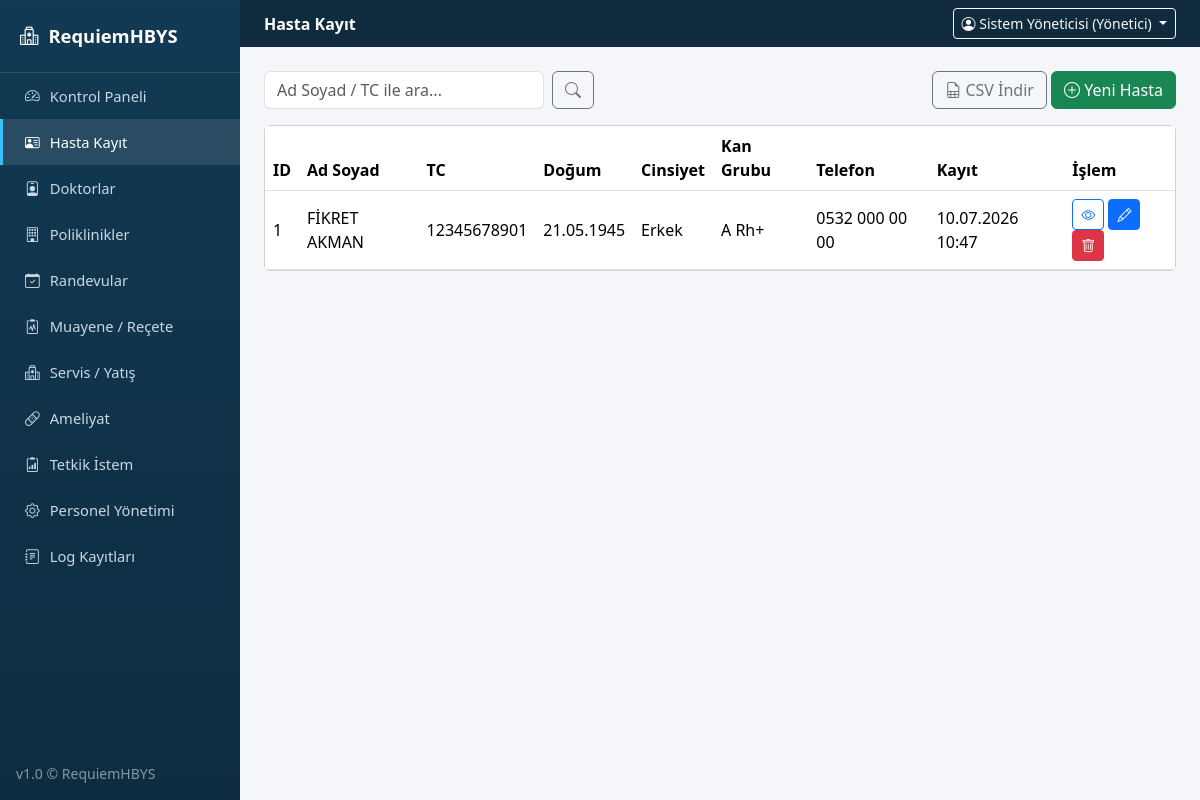
/hastalar (signed in), run on an earlier commit of the app's database.
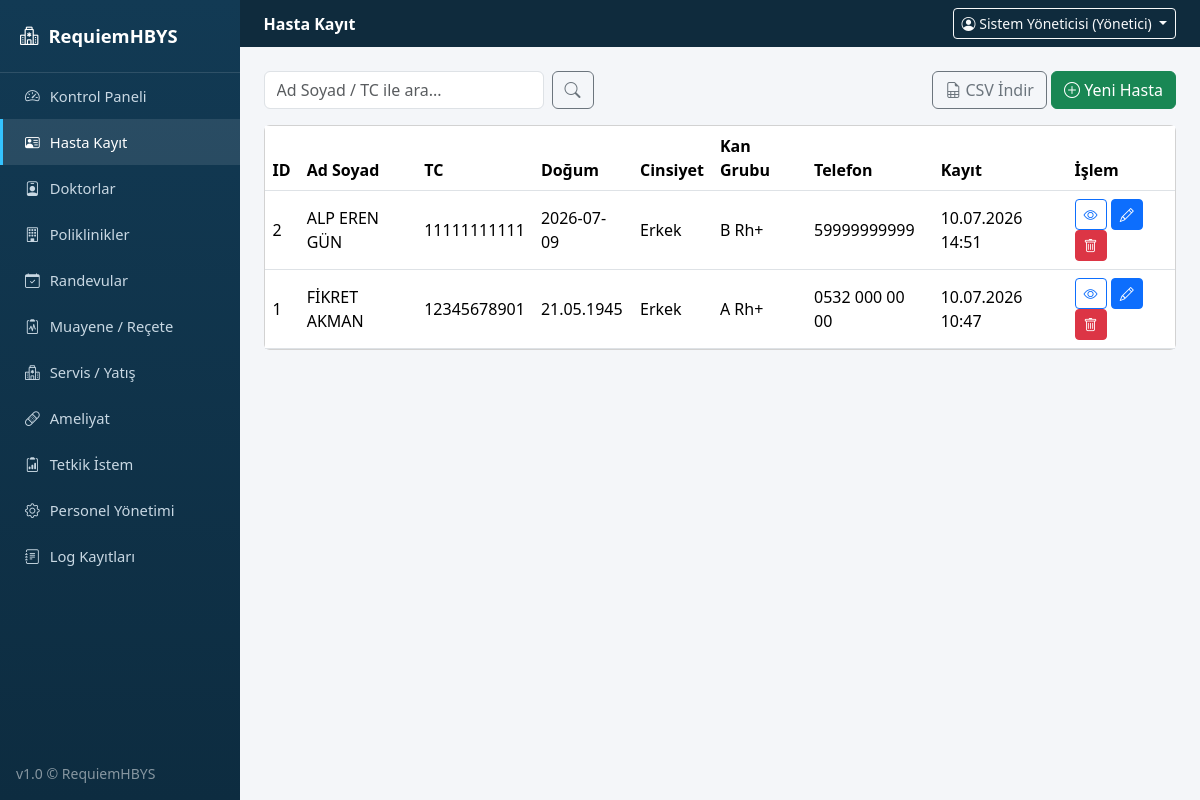
And on a later commit of the database.
### tables this page shows
CREATE TABLE hastalar (
            id INTEGER PRIMARY KEY AUTOINCREMENT,
            ad_soyad TEXT NOT NULL,
            tc TEXT,
            dogum_tarihi TEXT,
            cinsiyet TEXT,
            kan_grubu TEXT,
            telefon TEXT,
            adres TEXT,
            acil_ad TEXT,
            acil_tel TEXT,
            gecmis TEXT,
            kayit_tarihi TEXT
        );

### app.py (the view)
@app.route("/hastalar")
@login_required
@modul_gerekli("hasta")
def hastalar():
    q = request.args.get("q", "").strip()
    return render_template("hastalar.html", hastalar=db.hastalari_getir(q), q=q)

### app.py (called while the page is built)
def login_required(f):
    @wraps(f)
    def wrapper(*args, **kwargs):
        if "user_id" not in session:
            flash("Lütfen giriş yapın.", "warning")
            return redirect(url_for("login"))
        return f(*args, **kwargs)
    return wrapper

def modul_gerekli(modul):
    def decorator(f):
        @wraps(f)
        def wrapper(*args, **kwargs):
            rol = session.get("rol")
            izinli = ROL_MODUL_YETKILERI.get(rol, set())
            if modul not in izinli:
                db.log_ekle(session.get("ad"), rol, "YETKİ", "ERİŞİM_RED",
                            f"'{modul}' modülüne yetkisiz erişim denemesi ({request.path}).", "Başarısız")
                flash("Bu sayfa için yetkiniz bulunmuyor.", "danger")
                return redirect(url_for("dashboard"))
            return f(*args, **kwargs)
        return wrapper
    return decorator

@app.context_processor
def inject_globals():
    def modul_yetkili(modul):
        return modul in ROL_MODUL_YETKILERI.get(session.get("rol"), set())
    return {"simdi": datetime.now().strftime("%d.%m.%Y %H:%M"), "modul_yetkili": modul_yetkili}

### templates/hastalar.html (shortened to what this page needs)
{% extends "base.html" %}
{% block page_header %}Hasta Kayıt{% endblock %}
{% block content %}
<div class="d-flex justify-content-between mb-3">
  <form class="d-flex" method="get">
    <input type="text" name="q" value="{{ q }}" class="form-control me-2" style="width:280px" placeholder="Ad Soyad / TC ile ara...">
    <button class="btn btn-outline-secondary"><i class="bi bi-search"></i></button>
  </form>
  <div>
    <a href="{{ url_for('hastalar_disa_aktar') }}" class="btn btn-outline-secondary"><i class="bi bi-file-earmark-spreadsheet"></i> CSV İndir</a>
    <a href="{{ url_for('hasta_form') }}" class="btn btn-success"><i class="bi bi-plus-circle"></i> Yeni Hasta</a>
  </div>
</div>
<div class="card">
  <div class="table-responsive">
    <table class="table table-hover align-middle mb-0">
      <thead>
        <tr><th>ID</th><th>Ad Soyad</th><th>TC</th><th>Doğum</th><th>Cinsiyet</th><th>Kan Grubu</th><th>Telefon</th><th>Kayıt</th><th>İşlem</th></tr>
      </thead>
      <tbody>
        {% for h in hastalar %}
        <tr>
          <td>{{ h.id }}</td><td>{{ h.ad_soyad }}</td><td>{{ h.tc }}</td><td>{{ h.dogum_tarihi }}</td>
          <td>{{ h.cinsiyet }}</td><td>{{ h.kan_grubu }}</td><td>{{ h.telefon }}</td><td>{{ h.kayit_tarihi }}</td>
          <td>
            <a href="{{ url_for('hasta_detay', hid=h.id) }}" class="btn btn-sm btn-outline-primary" title="Detay"><i class="bi bi-eye"></i></a>
            <a href="{{ url_for('hasta_form', hid=h.id) }}" class="btn btn-sm btn-primary" title="Düzenle"><i class="bi bi-pencil"></i></a>
            <form action="{{ url_for('hasta_sil', hid=h.id) }}" method="post" class="d-inline" onsubmit="return confirm('Bu hasta kaydı silinsin mi?');">
              <button class="btn btn-sm btn-danger" title="Sil"><i class="bi bi-trash"></i></button>
            </form>
          </td>
        </tr>
        {% else %}
        <tr><td colspan="9" class="text-center text-muted py-4">Kayıt bulunamadı.</td></tr>
        {% endfor %}
      </tbody>
    </table>
  </div>
</div>
{% endblock %}

What changed in the data, as far as the page shows it:
added hastalar: id "2", ad_soyad "ALP EREN GÜN", tc "11111111111", dogum_tarihi "2026-07-09", cinsiyet "Erkek", kan_grubu "B Rh+", telefon "59999999999", kayit_tarihi "10.07.2026 14:51"
